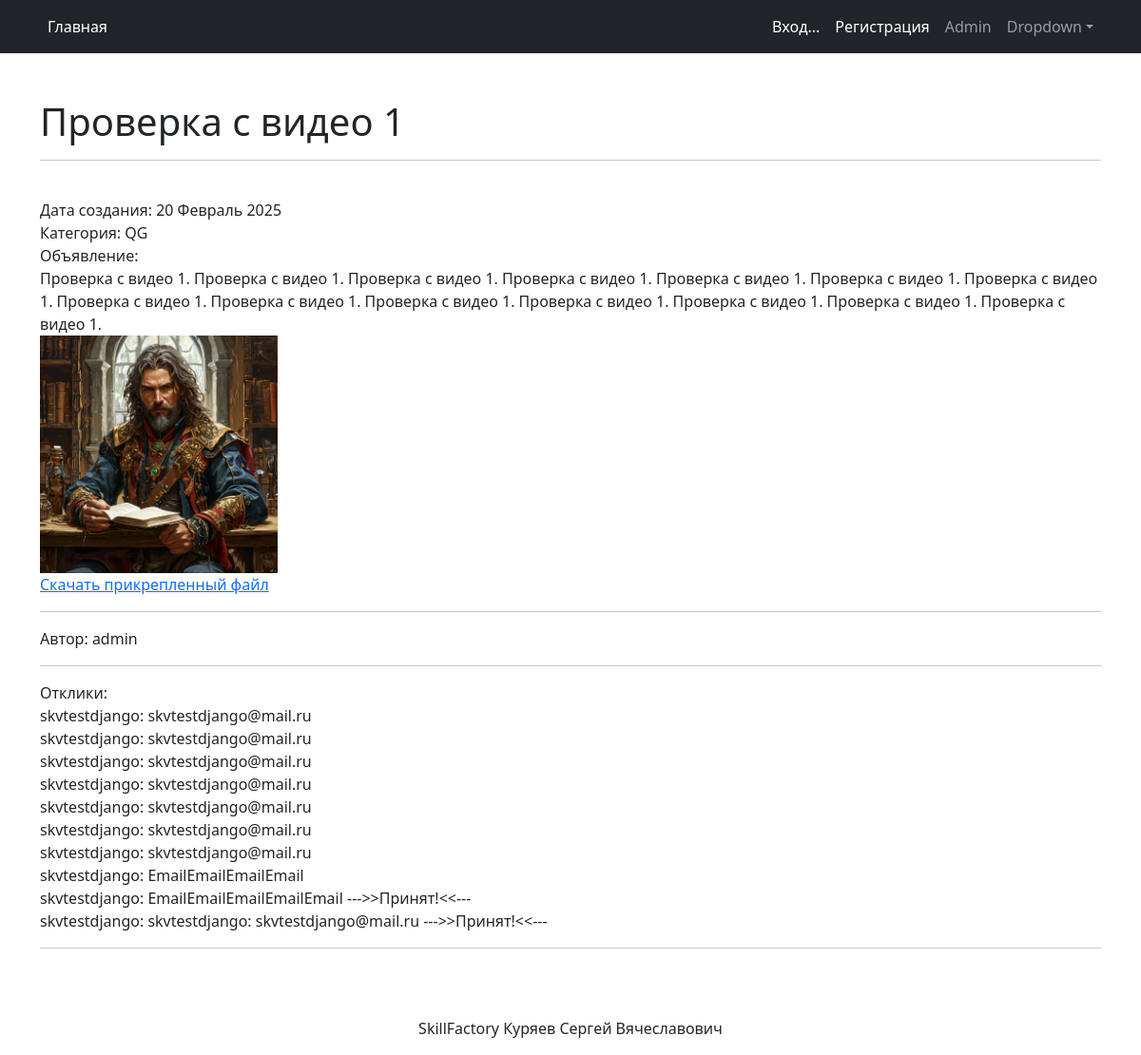
The page /10 on the database as committed earlier.
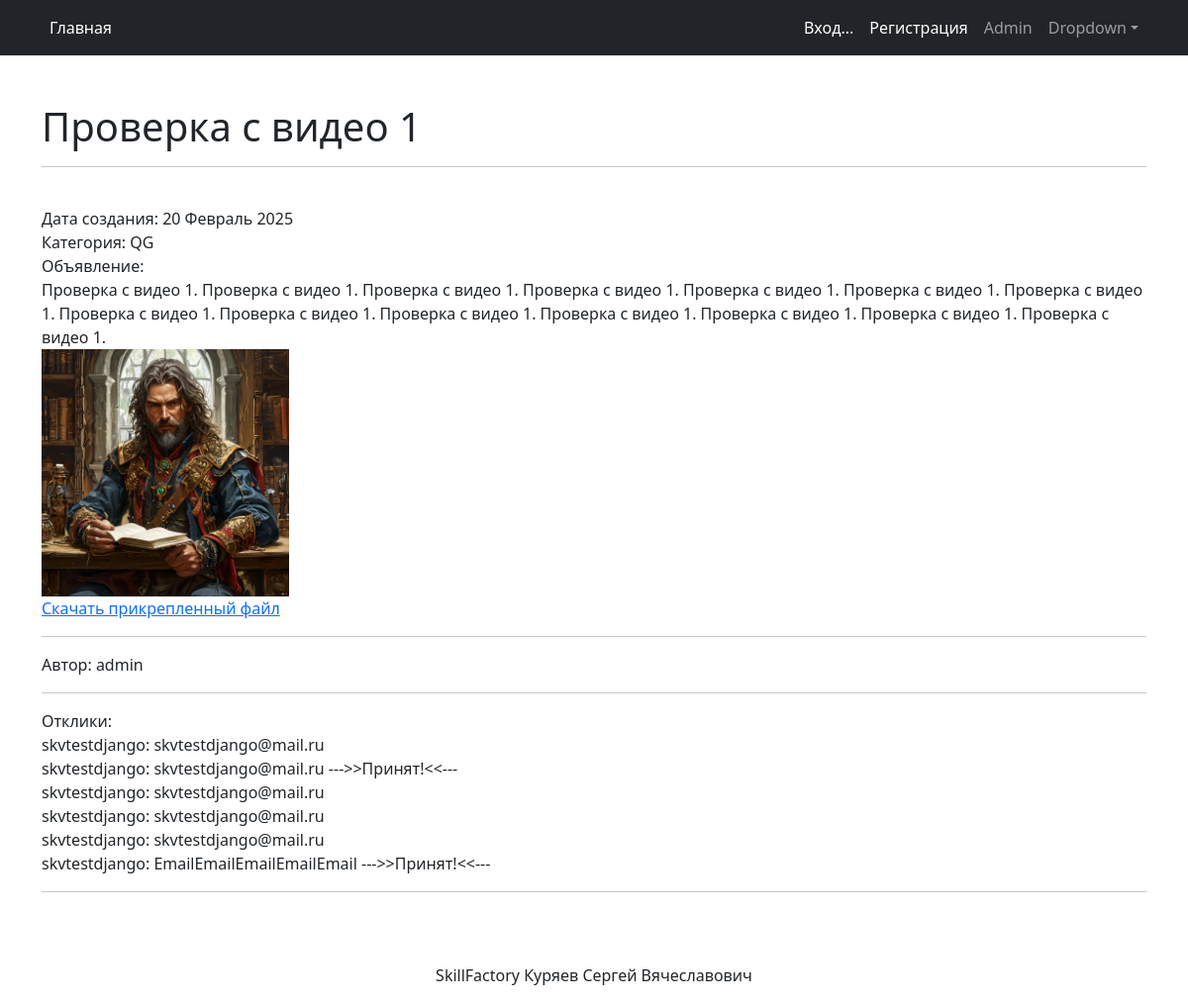
The same page on the database as committed later.
### board/models.py (models this page shows)
class Respond(models.Model):
    member = models.ForeignKey(User, on_delete=models.CASCADE)
    announcement = models.ForeignKey(Announcement, on_delete=models.CASCADE)
    text = models.TextField()
    dateCreation = models.DateTimeField(auto_now_add=True)
    confirm = models.BooleanField(default=False)
    class Meta:
        verbose_name = 'Отклик'
        verbose_name_plural = 'Отклики'

### board/views.py (the view)
# urls.py: path('<int:pk>', AnnouncementDetail.as_view(), name="detail"),
class AnnouncementDetail(DetailView):
    model = Announcement
    template_name = 'announcement.html'
    context_object_name = 'Объявление'
    def get_context_data(self, **kwargs):
        context = super().get_context_data(**kwargs)
        context['Отклики'] = Respond.objects.filter(announcement=self.kwargs['pk'])
        return context

### templates/announcement.html (shortened to what this page needs)
{% extends 'index.html' %}
{% block title2 %}{{ Объявление.title }}{% endblock title2 %}
{% block content %}
<hr>
<br>
Дата создания:  {{ Объявление.dateCreation|date:'d F Y' }}
<br>
Категория: {{ Объявление.category }}
<br>
Объявление:
<br>
{{ Объявление.text }}
<br>
{% if Объявление.image %}
				<img src="media/{{ Объявление.image }}" height="250">
			{% else %}
				Нет изображения.
			{% endif %}
<br>
{% if Объявление.file %}
				<a href="media/{{ Объявление.file }}">Скачать прикрепленный файл</a>
			{% else %}
				Нет прикрепленных файлов.
			{% endif %}
<hr>
Автор: {{ Объявление.author }}
<br>
<hr>
{% if Отклики|length == 0 %}
				Нет откликов.
			{% else %}
				Отклики:
				{%for Отклик in Отклики %}
				<br>
				{{ Отклик.member }}:  {{ Отклик.text }}  {% if Отклик.confirm == 1%} --->>Принят!<<--- {% endif %}
				{% endfor %}
{% endif %}
<br>
<hr>
{% endblock content %}

Rows that differ between the two databases and show on the page:
removed Respond: member.username "skvtestdjango", text "skvtestdjango@mail.ru"
removed Respond: member.username "skvtestdjango", text "skvtestdjango@mail.ru"
removed Respond: member.username "skvtestdjango", text "EmailEmailEmailEmail"
removed Respond: member.username "skvtestdjango", text "skvtestdjango: skvtestdjango@mail.ru", confirm "--->>Принят!<<---"
changed Respond (number 2 of 6 on the later page): now shows "--->>Принят!<<---"
